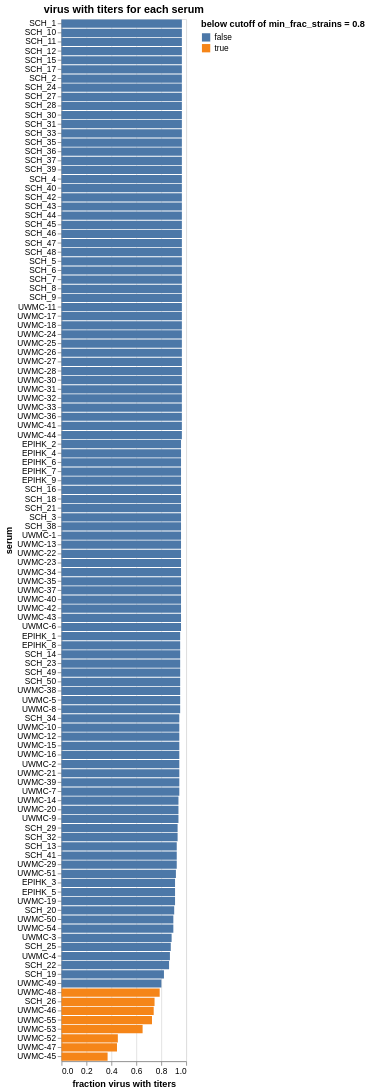
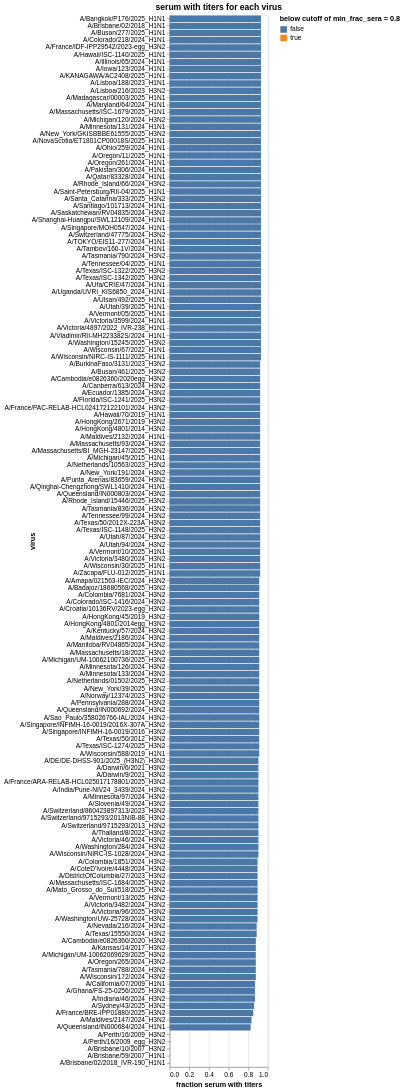

Notebook code cell kept with these figures, in order:
### Markdown cell above
## Get fraction of sera and viruses with titers
Look at the fraction of sera and viruses with titers.
We generally may want to drop sera that lack titers for many viruses, and viruses that lack titers for many sera.
Depending on `min_frac_action` (specified in configuration), we either raise an error if any sera or viruses are below the fractions specified in the configuration, or drop any sera or titers below these fractions.
In general for production runs you may want to raise an error and filter these at an upstream step.

### Code cell
min_frac_action = human_sera_plots_params["min_frac_action"]

titers = titers_all.copy()
metadata = metadata_all.copy()
viruses = viruses_all.copy()

for min_frac_type, vals, frac_vals, col, frac_var in [
    ("min_frac_strains", set(metadata["serum"]), set(viruses["virus"]), "serum", "virus"),
    ("min_frac_sera", set(viruses["virus"]), set(metadata["serum"]), "virus", "serum"),
]:
    min_frac = human_sera_plots_params[min_frac_type]
    print(f"\nChecking for {min_frac_type=} at cutoff of {min_frac=}")
    frac_df = (
        titers
        .groupby(col, as_index=False)
        .aggregate(n_w_titers=pd.NamedAgg(col, "count"))
        .assign(frac_w_titers=lambda x: x["n_w_titers"] / len(frac_vals))
    )
    frac_df = pd.concat(
        [
            frac_df,
            pd.DataFrame(
                {
                    col: [v for v in vals if v not in set(frac_df[col])],
                    "n_w_titers": 0,
                    "frac_w_titers": 0.0,
                }
            )
        ],
        ignore_index=True,
    )
    assert len(frac_df) == len(vals)
    assert (frac_df["frac_w_titers"] <= 1).all()

    frac_df["below_cutoff"] = frac_df["frac_w_titers"] < min_frac

    frac_chart = (
        alt.Chart(frac_df)
        .encode(
            alt.X(
                "frac_w_titers",
                title=f"fraction {frac_var} with titers",
                scale=alt.Scale(domain=[0, 1]),
            ),
            alt.Y(col, sort=alt.SortField("frac_w_titers", order="descending")),
            alt.Fill("below_cutoff", title=f"below cutoff of {min_frac_type} = {min_frac}"),
            tooltip=[col, "n_w_titers", alt.Tooltip("frac_w_titers", format=".3f")],
        )
        .mark_bar()
        .properties(
            height=alt.Step(11),
            width=150,
            title=f"{frac_var} with titers for each {col}",
        )
        .configure_axis(labelLimit=500)
        .configure_legend(titleLimit=500)
    )

    display(frac_chart)

    below_frac = set(frac_df.query("below_cutoff")[col])
    print(f"Overall, {len(below_frac)} {col} have titers for less then {min_frac} {frac_var}")
    display(frac_df.query("below_cutoff").sort_values("frac_w_titers").reset_index(drop=True))

    if min_frac_action == "raise":
        raise ValueError(frac_df.query("below_cutoff").sort_values("frac_w_titers").reset_index(drop=True))
    elif min_frac_action == "drop":
        print(f"Dropping these {col}")
        titers = titers[~titers[col].isin(below_frac)]
        if col == "serum":
            metadata = metadata[~metadata[col].isin(below_frac)]
        if col == "virus":
            viruses = viruses[~viruses[col].isin(below_frac)]
    else:
        raise ValueError(f"invalid {min_frac_action=}")

print(
    f"\nAfter any filtering:"
    f"\n {len(titers)=} / {len(titers_all)=}"
    f"\n {len(viruses)=} / {len(viruses_all)=}"
    f"\n {len(metadata)=} / {len(metadata_all)=}"
)

### Figure 1 — Vega-Lite specification as saved in the notebook (floating-point values rounded to 4 significant figures)
{"config": {"view": {"continuousWidth": 300, "continuousHeight": 300}, "axis": {"labelLimit": 500}, "legend": {"titleLimit": 500}}, "data": {"name": "data-30bb8a6e79d449b154679dc390561fce"}, "mark": {"type": "bar"}, "encoding": {"fill": {"field": "below_cutoff", "title": "below cutoff of min_frac_strains = 0.8", "type": "nominal"}, "tooltip": [{"field": "serum", "type": "nominal"}, {"field": "n_w_titers", "type": "quantitative"}, {"field": "frac_w_titers", "format": ".3f", "type": "quantitative"}], "x": {"field": "frac_w_titers", "scale": {"domain": [0, 1]}, "title": "fraction virus with titers", "type": "quantitative"}, "y": {"field": "serum", "sort": {"field": "frac_w_titers", "order": "descending"}, "type": "nominal"}}, "height": {"step": 11}, "title": "virus with titers for each serum", "width": 150, "$schema": "https://vega.github.io/schema/vega-lite/v5.20.1.json", "datasets": {"data-30bb8a6e79d449b154679dc390561fce": [{"serum": "EPIHK_1", "n_w_titers": 139, "frac_w_titers": 0.9521, "below_cutoff": false}, {"serum": "EPIHK_2", "n_w_titers": 140, "frac_w_titers": 0.9589, "below_cutoff": false}, {"serum": "EPIHK_3", "n_w_titers": 133, "frac_w_titers": 0.911, "below_cutoff": false}, {"serum": "EPIHK_4", "n_w_titers": 140, "frac_w_titers": 0.9589, "below_cutoff": false}, {"serum": "EPIHK_5", "n_w_titers": 133, "frac_w_titers": 0.911, "below_cutoff": false}, {"serum": "EPIHK_6", "n_w_titers": 140, "frac_w_titers": 0.9589, "below_cutoff": false}, {"serum": "EPIHK_7", "n_w_titers": 140, "frac_w_titers": 0.9589, "below_cutoff": false}, {"serum": "EPIHK_8", "n_w_titers": 139, "frac_w_titers": 0.9521, "below_cutoff": false}, {"serum": "EPIHK_9", "n_w_titers": 140, "frac_w_titers": 0.9589, "below_cutoff": false}, {"serum": "SCH_1", "n_w_titers": 141, "frac_w_titers": 0.9658, "below_cutoff": false}, {"serum": "SCH_10", "n_w_titers": 141, "frac_w_titers": 0.9658, "below_cutoff": false}, {"serum": "SCH_11", "n_w_titers": 141, "frac_w_titers": 0.9658, "below_cutoff": false}, {"serum": "SCH_12", "n_w_titers": 141, "frac_w_titers": 0.9658, "below_cutoff": false}, {"serum": "SCH_13", "n_w_titers": 135, "frac_w_titers": 0.9247, "below_cutoff": false}, {"serum": "SCH_14", "n_w_titers": 139, "frac_w_titers": 0.9521, "below_cutoff": false}, {"serum": "SCH_15", "n_w_titers": 141, "frac_w_titers": 0.9658, "below_cutoff": false}, {"serum": "SCH_16", "n_w_titers": 140, "frac_w_titers": 0.9589, "below_cutoff": false}, {"serum": "SCH_17", "n_w_titers": 141, "frac_w_titers": 0.9658, "below_cutoff": false}, {"serum": "SCH_18", "n_w_titers": 140, "frac_w_titers": 0.9589, "below_cutoff": false}, {"serum": "SCH_19", "n_w_titers": 120, "frac_w_titers": 0.8219, "below_cutoff": false}, {"serum": "SCH_2", "n_w_titers": 141, "frac_w_titers": 0.9658, "below_cutoff": false}, {"serum": "SCH_20", "n_w_titers": 132, "frac_w_titers": 0.9041, "below_cutoff": false}, {"serum": "SCH_21", "n_w_titers": 140, "frac_w_titers": 0.9589, "below_cutoff": false}, {"serum": "SCH_22", "n_w_titers": 126, "frac_w_titers": 0.863, "below_cutoff": false}, {"serum": "SCH_23", "n_w_titers": 139, "frac_w_titers": 0.9521, "below_cutoff": false}, {"serum": "SCH_24", "n_w_titers": 141, "frac_w_titers": 0.9658, "below_cutoff": false}, {"serum": "SCH_25", "n_w_titers": 128, "frac_w_titers": 0.8767, "below_cutoff": false}, {"serum": "SCH_26", "n_w_titers": 109, "frac_w_titers": 0.7466, "below_cutoff": true}, {"serum": "SCH_27", "n_w_titers": 141, "frac_w_titers": 0.9658, "below_cutoff": false}, {"serum": "SCH_28", "n_w_titers": 141, "frac_w_titers": 0.9658, "below_cutoff": false}, {"serum": "SCH_29", "n_w_titers": 136, "frac_w_titers": 0.9315, "below_cutoff": false}, {"serum": "SCH_3", "n_w_titers": 140, "frac_w_titers": 0.9589, "below_cutoff": false}, {"serum": "SCH_30", "n_w_titers": 141, "frac_w_titers": 0.9658, "below_cutoff": false}, {"serum": "SCH_31", "n_w_titers": 141, "frac_w_titers": 0.9658, "below_cutoff": false}, {"serum": "SCH_32", "n_w_titers": 136, "frac_w_titers": 0.9315, "below_cutoff": false}, {"serum": "SCH_33", "n_w_titers": 141, "frac_w_titers": 0.9658, "below_cutoff": false}, {"serum": "SCH_34", "n_w_titers": 138, "frac_w_titers": 0.9452, "below_cutoff": false}, {"serum": "SCH_35", "n_w_titers": 141, "frac_w_titers": 0.9658, "below_cutoff": false}, {"serum": "SCH_36", "n_w_titers": 141, "frac_w_titers": 0.9658, "below_cutoff": false}, {"serum": "SCH_37", "n_w_titers": 141, "frac_w_titers": 0.9658, "below_cutoff": false}, {"serum": "SCH_38", "n_w_titers": 140, "frac_w_titers": 0.9589, "below_cutoff": false}, {"serum": "SCH_39", "n_w_titers": 141, "frac_w_titers": 0.9658, "below_cutoff": false}, {"serum": "SCH_4", "n_w_titers": 141, "frac_w_titers": 0.9658, "below_cutoff": false}, {"serum": "SCH_40", "n_w_titers": 141, "frac_w_titers": 0.9658, "below_cutoff": false}, {"serum": "SCH_41", "n_w_titers": 135, "frac_w_titers": 0.9247, "below_cutoff": false}, {"serum": "SCH_42", "n_w_titers": 141, "frac_w_titers": 0.9658, "below_cutoff": false}, {"serum": "SCH_43", "n_w_titers": 141, "frac_w_titers": 0.9658, "below_cutoff": false}, {"serum": "SCH_44", "n_w_titers": 141, "frac_w_titers": 0.9658, "below_cutoff": false}, {"serum": "SCH_45", "n_w_titers": 141, "frac_w_titers": 0.9658, "below_cutoff": false}, {"serum": "SCH_46", "n_w_titers": 141, "frac_w_titers": 0.9658, "below_cutoff": false}, {"serum": "SCH_47", "n_w_titers": 141, "frac_w_titers": 0.9658, "below_cutoff": false}, {"serum": "SCH_48", "n_w_titers": 141, "frac_w_titers": 0.9658, "below_cutoff": false}, {"serum": "SCH_49", "n_w_titers": 139, "frac_w_titers": 0.9521, "below_cutoff": false}, {"serum": "SCH_5", "n_w_titers": 141, "frac_w_titers": 0.9658, "below_cutoff": false}, {"serum": "SCH_50", "n_w_titers": 139, "frac_w_titers": 0.9521, "below_cutoff": false}, {"serum": "SCH_6", "n_w_titers": 141, "frac_w_titers": 0.9658, "below_cutoff": false}, {"serum": "SCH_7", "n_w_titers": 141, "frac_w_titers": 0.9658, "below_cutoff": false}, {"serum": "SCH_8", "n_w_titers": 141, "frac_w_titers": 0.9658, "below_cutoff": false}, {"serum": "SCH_9", "n_w_titers": 141, "frac_w_titers": 0.9658, "below_cutoff": false}, {"serum": "UWMC-1", "n_w_titers": 140, "frac_w_titers": 0.9589, "below_cutoff": false}, {"serum": "UWMC-10", "n_w_titers": 138, "frac_w_titers": 0.9452, "below_cutoff": false}, {"serum": "UWMC-11", "n_w_titers": 141, "frac_w_titers": 0.9658, "below_cutoff": false}, {"serum": "UWMC-12", "n_w_titers": 138, "frac_w_titers": 0.9452, "below_cutoff": false}, {"serum": "UWMC-13", "n_w_titers": 140, "frac_w_titers": 0.9589, "below_cutoff": false}, {"serum": "UWMC-14", "n_w_titers": 137, "frac_w_titers": 0.9384, "below_cutoff": false}, {"serum": "UWMC-15", "n_w_titers": 138, "frac_w_titers": 0.9452, "below_cutoff": false}, {"serum": "UWMC-16", "n_w_titers": 138, "frac_w_titers": 0.9452, "below_cutoff": false}, {"serum": "UWMC-17", "n_w_titers": 141, "frac_w_titers": 0.9658, "below_cutoff": false}, {"serum": "UWMC-18", "n_w_titers": 141, "frac_w_titers": 0.9658, "below_cutoff": false}, {"serum": "UWMC-19", "n_w_titers": 133, "frac_w_titers": 0.911, "below_cutoff": false}, {"serum": "UWMC-2", "n_w_titers": 138, "frac_w_titers": 0.9452, "below_cutoff": false}, {"serum": "UWMC-20", "n_w_titers": 137, "frac_w_titers": 0.9384, "below_cutoff": false}, {"serum": "UWMC-21", "n_w_titers": 138, "frac_w_titers": 0.9452, "below_cutoff": false}, {"serum": "UWMC-22", "n_w_titers": 140, "frac_w_titers": 0.9589, "below_cutoff": false}, {"serum": "UWMC-23", "n_w_titers": 140, "frac_w_titers": 0.9589, "below_cutoff": false}, {"serum": "UWMC-24", "n_w_titers": 141, "frac_w_titers": 0.9658, "below_cutoff": false}, {"serum": "UWMC-25", "n_w_titers": 141, "frac_w_titers": 0.9658, "below_cutoff": false}, {"serum": "UWMC-26", "n_w_titers": 141, "frac_w_titers": 0.9658, "below_cutoff": false}, {"serum": "UWMC-27", "n_w_titers": 141, "frac_w_titers": 0.9658, "below_cutoff": false}, {"serum": "UWMC-28", "n_w_titers": 141, "frac_w_titers": 0.9658, "below_cutoff": false}, {"serum": "UWMC-29", "n_w_titers": 135, "frac_w_titers": 0.9247, "below_cutoff": false}, {"serum": "UWMC-3", "n_w_titers": 129, "frac_w_titers": 0.8836, "below_cutoff": false}, {"serum": "UWMC-30", "n_w_titers": 141, "frac_w_titers": 0.9658, "below_cutoff": false}, {"serum": "UWMC-31", "n_w_titers": 141, "frac_w_titers": 0.9658, "below_cutoff": false}, {"serum": "UWMC-32", "n_w_titers": 141, "frac_w_titers": 0.9658, "below_cutoff": false}, {"serum": "UWMC-33", "n_w_titers": 141, "frac_w_titers": 0.9658, "below_cutoff": false}, {"serum": "UWMC-34", "n_w_titers": 140, "frac_w_titers": 0.9589, "below_cutoff": false}, {"serum": "UWMC-35", "n_w_titers": 140, "frac_w_titers": 0.9589, "below_cutoff": false}, {"serum": "UWMC-36", "n_w_titers": 141, "frac_w_titers": 0.9658, "below_cutoff": false}, {"serum": "UWMC-37", "n_w_titers": 140, "frac_w_titers": 0.9589, "below_cutoff": false}, {"serum": "UWMC-38", "n_w_titers": 139, "frac_w_titers": 0.9521, "below_cutoff": false}, {"serum": "UWMC-39", "n_w_titers": 138, "frac_w_titers": 0.9452, "below_cutoff": false}, {"serum": "UWMC-4", "n_w_titers": 127, "frac_w_titers": 0.8699, "below_cutoff": false}, {"serum": "UWMC-40", "n_w_titers": 140, "frac_w_titers": 0.9589, "below_cutoff": false}, {"serum": "UWMC-41", "n_w_titers": 141, "frac_w_titers": 0.9658, "below_cutoff": false}, {"serum": "UWMC-42", "n_w_titers": 140, "frac_w_titers": 0.9589, "below_cutoff": false}, {"serum": "UWMC-43", "n_w_titers": 140, "frac_w_titers": 0.9589, "below_cutoff": false}, {"serum": "UWMC-44", "n_w_titers": 141, "frac_w_titers": 0.9658, "below_cutoff": false}, {"serum": "UWMC-45", "n_w_titers": 54, "frac_w_titers": 0.3699, "below_cutoff": true}, {"serum": "UWMC-46", "n_w_titers": 108, "frac_w_titers": 0.7397, "below_cutoff": true}, {"serum": "UWMC-47", "n_w_titers": 65, "frac_w_titers": 0.4452, "below_cutoff": true}, {"serum": "UWMC-48", "n_w_titers": 115, "frac_w_titers": 0.7877, "below_cutoff": true}, {"serum": "UWMC-49", "n_w_titers": 117, "frac_w_titers": 0.8014, "below_cutoff": false}, {"serum": "UWMC-5", "n_w_titers": 139, "frac_w_titers": 0.9521, "below_cutoff": false}, {"serum": "UWMC-50", "n_w_titers": 131, "frac_w_titers": 0.8973, "below_cutoff": false}, {"serum": "UWMC-51", "n_w_titers": 134, "frac_w_titers": 0.9178, "below_cutoff": false}, {"serum": "UWMC-52", "n_w_titers": 66, "frac_w_titers": 0.4521, "below_cutoff": true}, {"serum": "UWMC-53", "n_w_titers": 95, "frac_w_titers": 0.6507, "below_cutoff": true}, {"serum": "UWMC-54", "n_w_titers": 131, "frac_w_titers": 0.8973, "below_cutoff": false}, {"serum": "UWMC-55", "n_w_titers": 106, "frac_w_titers": 0.726, "below_cutoff": true}, {"serum": "UWMC-6", "n_w_titers": 140, "frac_w_titers": 0.9589, "below_cutoff": false}, {"serum": "UWMC-7", "n_w_titers": 138, "frac_w_titers": 0.9452, "below_cutoff": false}, {"serum": "UWMC-8", "n_w_titers": 139, "frac_w_titers": 0.9521, "below_cutoff": false}, {"serum": "UWMC-9", "n_w_titers": 137, "frac_w_titers": 0.9384, "below_cutoff": false}]}}

### Figure 2 — Vega-Lite specification as saved in the notebook (floating-point values rounded to 4 significant figures; data arrays with more than 128 entries replaced by an {"elided": "..."} marker saying what was removed)
{"config": {"view": {"continuousWidth": 300, "continuousHeight": 300}, "axis": {"labelLimit": 500}, "legend": {"titleLimit": 500}}, "data": {"name": "data-4078420c60f0d833fd6f695f5389afe5"}, "mark": {"type": "bar"}, "encoding": {"fill": {"field": "below_cutoff", "title": "below cutoff of min_frac_sera = 0.8", "type": "nominal"}, "tooltip": [{"field": "virus", "type": "nominal"}, {"field": "n_w_titers", "type": "quantitative"}, {"field": "frac_w_titers", "format": ".3f", "type": "quantitative"}], "x": {"field": "frac_w_titers", "scale": {"domain": [0, 1]}, "title": "fraction serum with titers", "type": "quantitative"}, "y": {"field": "virus", "sort": {"field": "frac_w_titers", "order": "descending"}, "type": "nominal"}}, "height": {"step": 11}, "title": "serum with titers for each virus", "width": 150, "$schema": "https://vega.github.io/schema/vega-lite/v5.20.1.json", "datasets": {"data-4078420c60f0d833fd6f695f5389afe5": {"elided": "146 records"}}}
